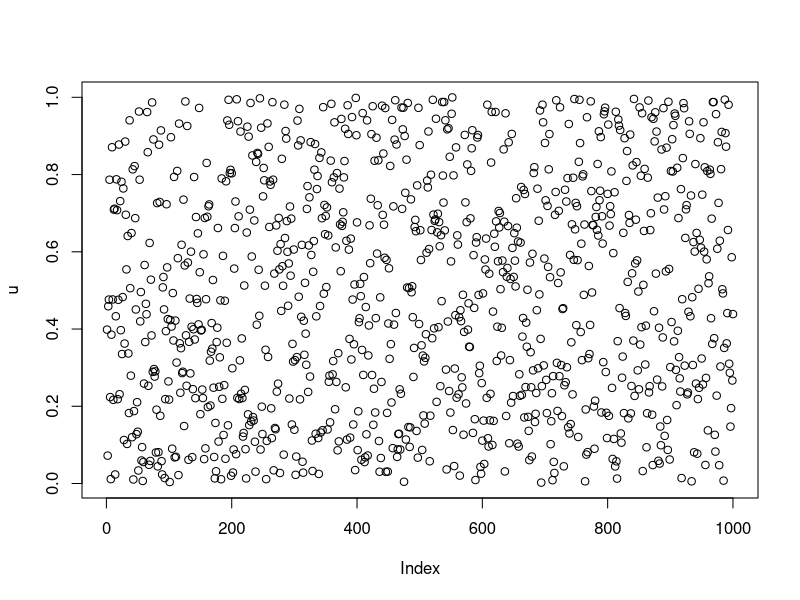
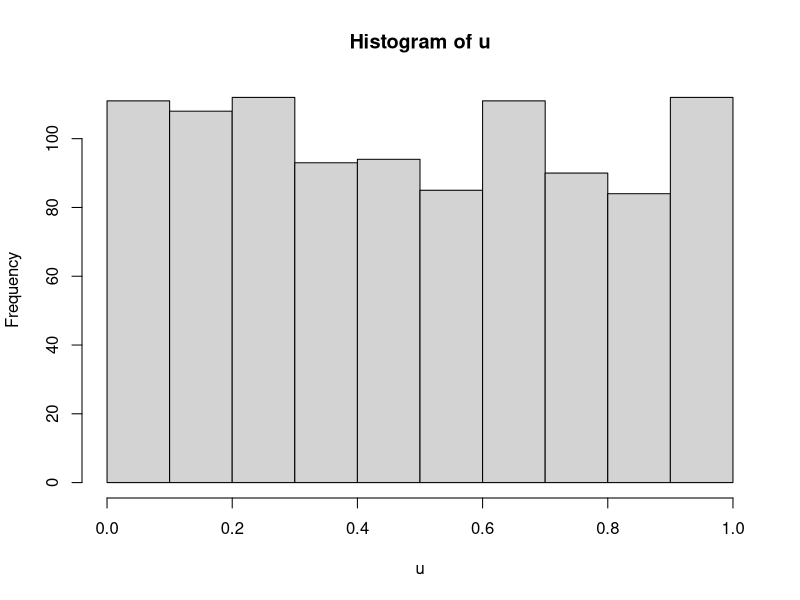

Write R code to recreate these figures, in order. (Note: this script raises an error after producing the figures.)
# ----------------------------------------------------------------------
# Information
# ----------------------------------------------------------------------

# This script is defining exercises with basic concepts in programming
# with R - drawing random numbers. 


# ----------------------------------------------------------------------
# Exercises
# ----------------------------------------------------------------------

# house keeping, its a good practice to clean the workspace
rm(list = ls())

# Lets first draw some random numbers from Uniform distribution,
# you would usually use histogram to check the shape of the distribution
n <- 1000
u <- runif(n)
plot(u)
hist(u) 

# It is enough to have Uniform random numbers and we can create other 
# distributions given uniform. How do we get uniformly distributed numbers?
# one algorithm is Linear Congruential Generator
# see: https://en.wikipedia.org/wiki/Linear_congruential_generator


# ----
# 1. Create a function that generates Bernoulli draws. 
# ----

# For details on Bernoulli distributions, see:
# https://en.wikipedia.org/wiki/Bernoulli_process

# We will use this example to illustrate the acceptance-rejection method
# for drawing random numbers from arbitrary distribution (von Neumann, 1951). 
# see: https://en.wikipedia.org/wiki/Rejection_sampling

# function arguments:
# n = number of draws (0's and 1's)
# p = probability with which 1 will be drawn

bernoulli <- function(n, p) {

    # implement some checks of function arguments
    YOUR-CODE

    # generate a sequence of 0 and 1, using an "ifelse" function where
    # a condition is a function of runif draw and probability p
    results <- rep(NA, n)
    for (i in 1:n) {
        results[i] <- YOUR-CODE
    }
    return(results)
}

# check it out
bernoulli(10, 0.2)

# try to verify whether it really draws them correctly more thoroughly
all.equal(
    mean(bernoulli(100000, 0.2)),
    0.2, 
    tolerance = 0.01
)


# ----
# 2. Create an artifical dataset
# ----

# Creating artificial datasets is important for testing the algorithms, 
# because here you know the ground truth and you can evaluete clearly how well
# a method is performing.

# function arguments:
# n = number of observations
# w = weights of the linear model
# sd = sd of the error term

rlinmod <- function(n, w, sd) {
    
    # check that w has length of 2
    YOUR-CODE

    # lets draw observations for x from a uniform distribution
    x <- YOUR-CODE

    # and then generate y as a function of x and some optional error
    # a linear model of the form: w0 + w1*x1
    # use matrix multiplication operator    
    y <- YOUR-CODE

    # put x and y in a dataframe
    data <- YOUR-CODE

    return (data)
}

# lets try it out
set.seed(1234)
data <- rlinmod(200, c(5,3), 2)
head(data)

# output should be:
#          y         x
# 1 6.170157 0.1137034
# 2 5.917461 0.6222994
# 3 6.959811 0.6092747
# 4 5.865183 0.6233794
# 5 5.930749 0.8609154
# 6 7.254910 0.6403106
# ...

# scatterplot of the data
plot(data)


# ----
# 3. Monte Carlo simulations: Law of Large Number
# ----

# define a dice of 12 faces and use "sample" function to draw 4 dice throws
dice <- YOUR-CODE
YOUR-CODE

# What is an expected value?

# using analytical formula:
sum(range(dice))/2

# variance is 
(max(dice) - 1)*(max(dice) + 1)/max(dice)

# simulate draws (many) to check the veracity of these formulae
# these are called monte carlo simulations
res <- YOUR-CODE
mean(res)
var(res)
hist(res, xlim=c(1,12))

# now compute the distribution of the mean of a sample of size n = 3? 
set.seed(1234)
MC <- c()
n <- 200
for (i in 1:n) {
    sm <- YOUR-CODE
    MC <- c(MC, sm)
}
head(MC)

# you should get
# [1] 6.000000 9.000000 4.000000 7.666667 6.666667 6.333333

# how does it correspond to a normal distribution
hist(MC, breaks = 16, xlim = c(1,12), probability = TRUE)
xfit <- seq(min(MC),max(MC),length=40)
yfit <- dnorm(xfit, mean = mean(MC), sd = sd(MC))
lines(xfit, yfit, col="blue", lwd=2)


# what happens if you increase the sample size to 20?
# recognize the Law of Large Numbers
set.seed(1234)
MC <- c()
n <- 200
for (i in 1:n) {
    sm <- YOUR-CODE
    MC <- c(MC, sm)
}

hist(MC, breaks = 16, xlim = c(1,12), probability = TRUE)
xfit <- seq(min(MC),max(MC),length=40)
yfit <- dnorm(xfit, mean = mean(MC), sd = sd(MC))
lines(xfit, yfit, col="blue", lwd=2)